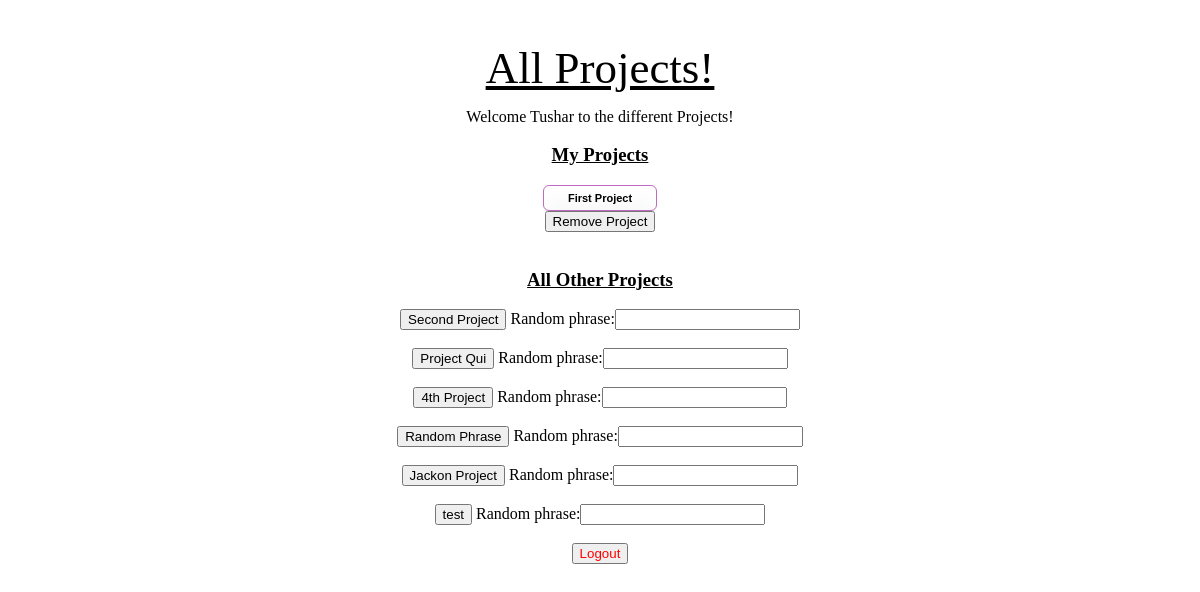
Page /quest/user_project_page/tdesai (signed in) on the earlier database version.
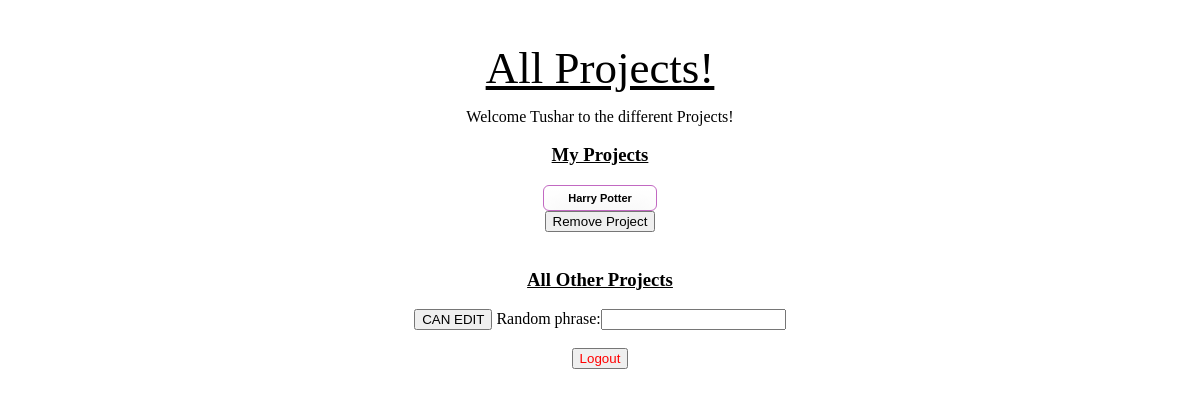
Same page on the later database version.
### quest_extension/models.py (models this page shows)
class User(models.Model):
   user_ldap = models.CharField(max_length=45)
   user_first_name = models.CharField(max_length=45)
   user_last_name = models.CharField(max_length=45)
   user_email = models.CharField(max_length=45)
   user_manager_ldap = models.CharField(max_length=45)
   user_director_ldap = models.CharField(max_length=45)
   user_password = models.CharField(max_length = 45)

class Project(models.Model):
    project_name = models.CharField(max_length=1000)
    project_description = models.CharField(max_length=1000)
    project_random_phrase = models.CharField(max_length = 255)
    project_editable = models.BooleanField()

### quest_extension/views.py (the view, shortened to what this page needs)
# urls.py: path('user_project_page/<ldap>', views.user_project_page),
def user_project_page(request, ldap):
    current_user = User.objects.get(user_ldap = ldap)
    user_projects = [user_project.project for user_project in UserProject.objects.filter(user = current_user)]
    user_project_ids = [project.id for project in user_projects]
    all_other_projects = [project for project in Project.objects.all() if project.id not in user_project_ids]
    add_new_project_form = AddNewProjectForm()
    if not validate_user_access(request.session['current_user_ldap'], ldap):
        return HttpResponseRedirect('/quest/user_login')
    context = {'current_user': current_user,
     'user_projects': user_projects,
      'all_other_projects': all_other_projects,
      'add_new_project_form': add_new_project_form}
    return render(request, 'quest_extension/user_project_page.html', context)

### quest_extension/forms.py
class AddNewProjectForm(forms.Form):
    random_phrase = forms.CharField()

### quest_extension/views.py (called while the page is built)
def validate_user_access(session_ldap, current_ldap):
    return (session_ldap == current_ldap)

### quest_extension/templates/quest_extension/user_project_page.html (shortened to what this page needs)
{% load static %}
<!DOCTYPE html>
<html lang="en">
    <head>
	<link rel="stylesheet" type="text/css" href="{% static 'quest_extension/user_project_page_style.css' %}">
    </head>
    <body>
	<h1>All Projects!</h1>
	<p>Welcome {{ current_user.user_first_name }} to the different Projects!</p>
    <h3> My Projects </h3>
    {% for project in user_projects %}
        <form method='GET', action = '/quest/user_home/{{ current_user.user_ldap }}/{{ project.id }}'>
            <div id= 'project_button'>
                <button type='submit'>{{project.project_name}}</button>
            </div>
        </form>
        <form method='POST'>
            <button onclick="return confirm('Are you sure you want to remove this project (All data submitted and all questions answered for this project will be deleted)?');" type = 'submit' name = 'remove_project' value = '{{ project.id }}'> Remove Project </button>
        </form>
        <br>
    {% endfor %}
    <h3> All Other Projects </h3>
    {% for project in all_other_projects %}
        <form id = 'add_new_project' method='POST'>
            <button type ='submit' name = 'project_id' value = '{{project.id}}'>{{project.project_name}}</button>
            {{ add_new_project_form }}
        </form>
        <br>
    {% endfor %}
        <div id= 'logout'>
          <form method='POST'>
                <button type = 'submit', name = 'logout'>Logout</button>
            </form>
        </div>
    </body>
</html>

### quest_extension/static/quest_extension/user_project_page_style.css (style rules this page uses)
* { text-align: center; }
h1 { padding-top: 3%; text-decoration: underline; color: black; font-family: 'Trocchi', serif; font-size: 45px; font-weight: normal; line-height: 48px; margin: 0; }
h3 { text-decoration: underline; }
input { display: inline-block; }
#logout button { color:red; }
#project_button button { -moz-box-shadow:inset 0px 5px 23px 0px #ffffff; -webkit-box-shadow:inset 0px 5px 23px 0px #ffffff; box-shadow:inset 0px 5px 23px 0px #ffffff; background:-webkit-gradient(linear, left top, left bottom, color-stop(0.05, #ffffff), color-stop(1, #f6f6f6)); background:-moz-linear-gradient(top, #ffffff 5%, #f6f6f6 100%); background:-webkit-linear-gradient(top, #ffffff 5%, #f6f6f6 100%); background:-o-linear-gradient(top, #ffffff 5%, #f6f6f6 100%); background:-ms-linear-gradient(top, #ffffff 5%, #f6f6f6 100%); background:linear-gradient(to bottom, #ffffff 5%, #f6f6f6 100%); filter:progid:DXImageTransform.Microsoft.gradient(startColorstr='#ffffff', endColorstr='#f6f6f6',GradientType=0); background-color:#ffffff; -moz-border-radius:6px; -webkit-border-radius:6px; border-radius:6px; border:1.5px solid #c269c2; display:inline-block; cursor:pointer; color:black; font-family:Arial; font-size:11px; font-weight:bold; padding:6px 24px; text-decoration:none; }

Differences in the rows shown:
removed Project: project_name "First Project", {{ project.id }} 1 (drawn), shown under "My Projects"
removed Project: {{ project.id }} 2 (drawn), project_name "Second Project", shown under "All Other Projects"
removed Project: {{ project.id }} 4 (drawn), project_name "Project Qui", shown under "All Other Projects"
removed Project: {{ project.id }} 5 (drawn), project_name "4th Project", shown under "All Other Projects"
removed Project: {{ project.id }} 6 (drawn), project_name "Random Phrase", shown under "All Other Projects"
removed Project: {{ project.id }} 7 (drawn), project_name "Jackon Project", shown under "All Other Projects"
removed Project: {{ project.id }} 9 (drawn), project_name "test", shown under "All Other Projects"
added Project: project_name "Harry Potter", {{ project.id }} 12 (drawn), shown under "My Projects"
added Project: {{ project.id }} 13 (drawn), project_name "CAN EDIT", shown under "All Other Projects"
